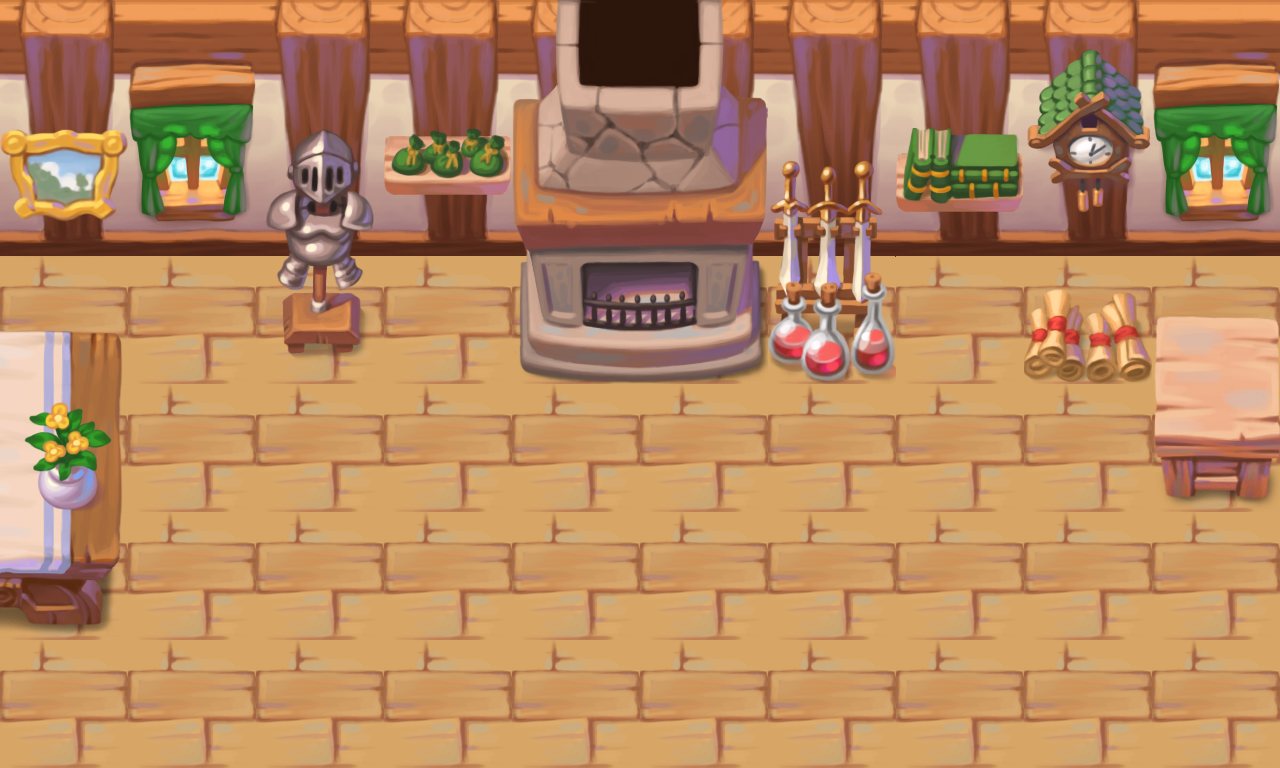

A level layout from a 2D game, rendered from its tile map. Below: a short description, then the map file with tile-grid data replaced by summaries:
An orthogonal 10x6 tile map with 128x128 px tiles, 4 tile layers (Base, Background, Objects, Objects Forward).

<map version="1.2" tiledversion="1.3.2" orientation="orthogonal" renderorder="right-down" compressionlevel="-1" width="10" height="6" tilewidth="128" tileheight="128" infinite="0" nextlayerid="5" nextobjectid="1">
 <tileset firstgid="1" name="interior_1" tilewidth="128" tileheight="128" tilecount="256" columns="16">
  <image source="../src/assets/worlds/inn/interior_1.png" width="2048" height="2048" />
 </tileset>
 <layer id="1" name="Base" width="10" height="6">
  <data>[60 cells, 60 non-empty, 5 distinct tile ids]</data>
 </layer>
 <layer id="2" name="Background" width="10" height="6">
  <data>[60 cells, 14 non-empty, 12 distinct tile ids]</data>
 </layer>
 <layer id="3" name="Objects" width="10" height="6">
  <data>[60 cells, 12 non-empty, 12 distinct tile ids]</data>
 </layer>
 <layer id="4" name="Objects Forward" width="10" height="6">
  <data>[60 cells, 1 non-empty, 1 distinct tile ids]</data>
 </layer>
</map>
